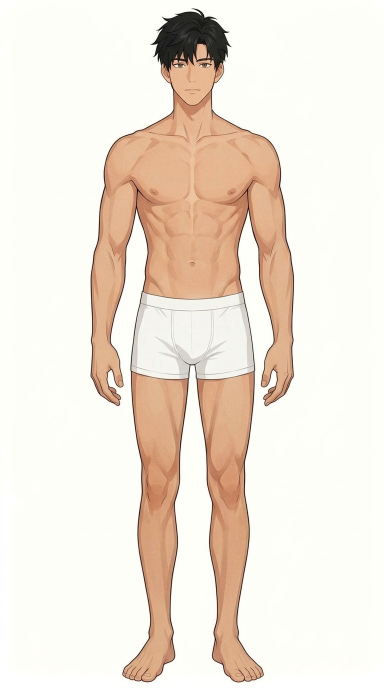
#> input picture image-input/bases/male_base.png, 768 x 1376 px (shown at 1/2 size); its folder holds 2 pictures in this run
$ python image_core.py
#> lines starting #> are read from the running program, lines starting #| are printed output that depends on the picture; after the words box and inside, x2 and y2 are one past the last pixel; in counts of white or black regions, pixels touching at a corner belong together
"""Deterministic image operations. Never redraw garment pixels or overwrite sources."""
from pathlib import Path
import numpy as np
from PIL import Image
from scipy import ndimage as ndi

CANVAS = (1080, 1920)


def remove_border_background(image, threshold=233):
    """Remove only bright pixels connected to the border; enclosed whites survive.

    Existing useful alpha is preserved exactly (including generated shoe feathering).
    No blanket white-keying, morphology or hole fill that could destroy garment detail.
    """
    rgba = np.array(image.convert('RGBA'))
    if (rgba[:, :, 3] == 0).mean() > .01:
        return Image.fromarray(rgba)
    bright = rgba[:, :, :3].min(axis=2) >= threshold
    seed = np.zeros_like(bright)
    seed[0, :] = bright[0, :]; seed[-1, :] = bright[-1, :]
    seed[:, 0] = bright[:, 0]; seed[:, -1] = bright[:, -1]
    outside = ndi.binary_propagation(seed, mask=bright)
    rgba[outside, 3] = 0
    return Image.fromarray(rgba)


def components(image, minimum_area=64):
    mask = np.asarray(image.getchannel('A')) > 127
    labels, count = ndi.label(mask)
    sizes = np.bincount(labels.ravel()); sizes[0] = 0
    result = []
    for label, sl in enumerate(ndi.find_objects(labels), 1):
        if sl is None or sizes[label] < minimum_area:
            continue
        y, x = sl
        result.append({'label': label, 'area': int(sizes[label]),
                       'box': (x.start, y.start, x.stop, y.stop)})
    return sorted(result, key=lambda x: x['area'], reverse=True), labels


def keep_components(image, min_fraction=.001):
    parts, labels = components(image)
    if not parts:
        raise ValueError('No foreground components detected')
    keep = [p['label'] for p in parts if p['area'] >= parts[0]['area'] * min_fraction]
    # Preserve antialias/alpha feathering immediately around the solid component.
    mask = ndi.binary_dilation(np.isin(labels, keep), iterations=2)
    rgba = np.array(image)
    rgba[~mask, 3] = 0
    return Image.fromarray(rgba)


def split_sheet(image):
    """Return reference character and garment region separated by an empty column gap.

    Left/right convention is explicitly supplied by the user. Does not guess item kind.
    """
    cutout = remove_border_background(image)
    a = np.asarray(cutout.getchannel('A')) > 127
    # Ignore isolated corner marks for gap detection by retaining significant components.
    parts, labels = components(cutout)
    if len(parts) < 2:
        raise ValueError('No separate reference and garment; manual crop required')
    substantial = [p['label'] for p in parts if p['area'] >= parts[0]['area'] * .02]
    occupied = np.isin(labels, substantial).any(axis=0)
    active = np.flatnonzero(occupied)
    gaps, n = ndi.label(~occupied)
    candidates = []
    for sl in ndi.find_objects(gaps):
        start, stop = sl[0].start, sl[0].stop
        if start > active[0] and stop < active[-1] and stop-start >= 3:
            candidates.append((stop-start, (start+stop)//2))
    if not candidates:
        # Projections may overlap although the silhouettes do not touch (a hand next
        # to a skirt). Split disconnected components using the declared left/right
        # sheet convention rather than cutting through either silhouette.
        major = sorted([p for p in parts if p['label'] in substantial], key=lambda p: p['box'][0])
        if len(major) != 2:
            raise ValueError('Ambiguous overlapping sheet; manual component selection required')
        outputs = []
        for part in major:
            mask = ndi.binary_dilation(labels == part['label'], iterations=2)
            rgba = np.array(cutout); rgba[~mask, 3] = 0
            outputs.append(Image.fromarray(rgba))
        return outputs[0], outputs[1], None
    divider = max(candidates)[1]
    left = keep_components(cutout.crop((0, 0, divider, image.height)))
    right = keep_components(cutout.crop((divider, 0, image.width, image.height)))
    return left, right, divider


def bbox(image):
    box = image.getchannel('A').point(lambda v: 255 if v > 127 else 0).getbbox()
    if box is None:
        raise ValueError('Empty foreground')
    return box


def remove_seeded_background(image, seeds, threshold=233):
    """Explicit reviewed background samples for enclosed base arm gaps only."""
    rgba = np.array(image.convert('RGBA'))
    bright = rgba[:, :, :3].min(axis=2) >= threshold
    seed = np.zeros_like(bright)
    for x, y in seeds:
        if not (0 <= x < image.width and 0 <= y < image.height) or not bright[y, x]:
            raise ValueError('Background seed does not select a bright pixel')
        seed[y, x] = True
    rgba[ndi.binary_propagation(seed, mask=bright), 3] = 0
    return Image.fromarray(rgba)


def normalize_base(image, background_seeds=()):
    cutout = keep_components(remove_seeded_background(remove_border_background(image), background_seeds))
    box = bbox(cutout)
    crop = cutout.crop(box)
    # Presentation margins, NOT anatomy: detected head/foot extent fills 1760px.
    scale = min(1760 / crop.height, 920 / crop.width)
    size = (round(crop.width*scale), round(crop.height*scale))
    canvas = Image.new('RGBA', CANVAS)
    position = ((CANVAS[0]-size[0])//2, (CANVAS[1]-size[1])//2)
    canvas.alpha_composite(crop.resize(size, Image.Resampling.LANCZOS), position)
    return canvas, {'source_bbox': list(box), 'scale': scale, 'position': list(position)}


def extract_all(root, output):
#> called with output = 'reports/p3a/extracted'
    import json
    root, output = Path(root), Path(output)
    output.mkdir(parents=True, exist_ok=True)
    metadata = {'bases': {}, 'items': []}
    import hashlib
    cleanup_path = root/'pipeline/base_cleanup.json'
    cleanup = json.loads(cleanup_path.read_text(encoding='utf-8')) if cleanup_path.exists() else {}
#> (reads pipeline/base_cleanup.json from the repository)
    for gender in ('male', 'female'):
        path = root/'image-input'/'bases'/f'{gender}_base.png'
        image = Image.open(path)
#> image is the input picture: PIL image 768x1376 RGB; mean R, G, B 240.2, 229.5, 217.3
        config = cleanup.get(gender, {})
        if config and hashlib.sha256(path.read_bytes()).hexdigest() != config['sha256']:
            raise ValueError('Base changed: reselect enclosed-background seeds')
        base, info = normalize_base(image, config.get('seeds', []))
#> in remove_border_background, `bright = rgba[:, :, :3].min(axis=2) >= threshold`:
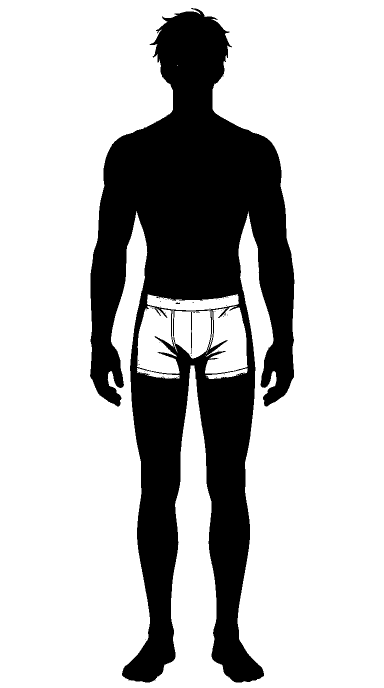
#> bright: shape (1376, 768) bool (shown at 1/2 size); 75.1% white; 53 black regions (50 under 20 px), largest, box (x1, y1, x2, y2) and area: (180, 16, 589, 1365) 263284, (382, 624, 384, 708) 151, (351, 605, 360, 608) 21
#> in remove_border_background, `seed[0, :] = bright[0, :]`: seed: shape (1376, 768) bool; 0.07% white in thin lines or dots, all inside (x1, y1, x2, y2) = (0, 0, 768, 1)
#> in remove_border_background, `seed[:, -1] = bright[:, -1]`:
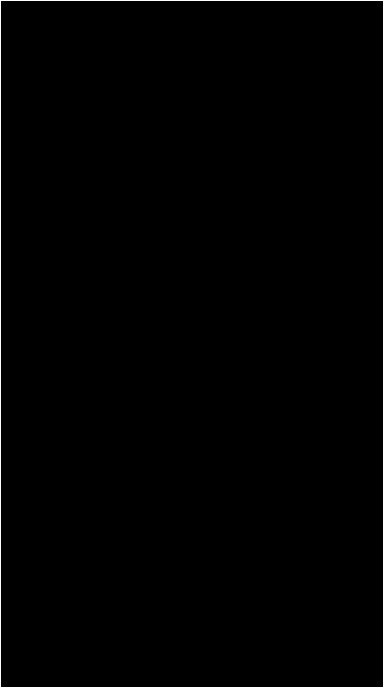
#> seed: shape (1376, 768) bool (shown at 1/2 size); 0.41% white in thin lines or dots
#> in remove_border_background, `outside = ndi.binary_propagation(seed, mask=bright)`:
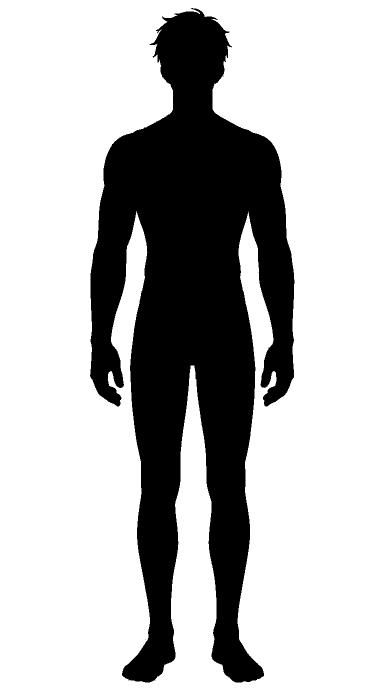
#> outside: shape (1376, 768) bool (shown at 1/2 size); 72.5% white; 4 black regions (3 under 20 px), largest, box (x1, y1, x2, y2) and area: (180, 16, 589, 1365) 290498
#> after the loop in remove_seeded_background, `for x, y in seeds:`: seed: shape (1376, 768) bool; every value is 0
#> in components, `labels, count = ndi.label(mask)`:
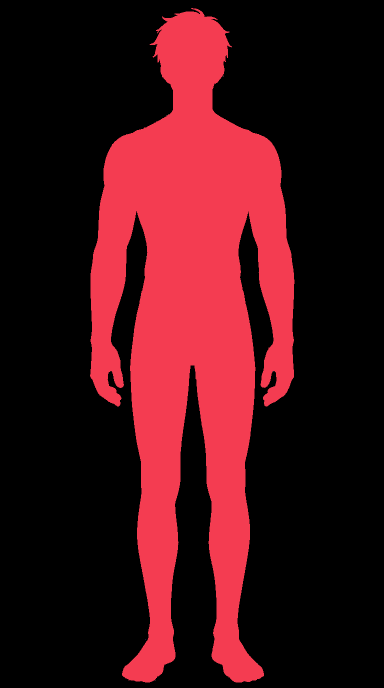
#> labels: shape (1376, 768) int32 (shown at 1/2 size); 10 distinct labels, from 0 to 9; one colour per label, 0 black
#> in components, `labels, count = ndi.label(mask)`: count = 9
#> in components, `sizes = np.bincount(labels.ravel())`: sizes = [766267, 290493, 1, 1, 1, 1, 1, 1, 1, 1]
#> the loop in components, `for label, sl in enumerate(ndi.find_objects(labels), 1):` made 9 passes
#> after the loop in components, `for label, sl in enumerate(ndi.find_objects(labels), 1):`: result = 1 item
#> in keep_components, `keep = [p['label'] for p in parts if p['area'] >= parts[0]['area'] * m..`: keep = [1]
#> in keep_components, `mask = ndi.binary_dilation(np.isin(labels, keep), iterations=2)`:
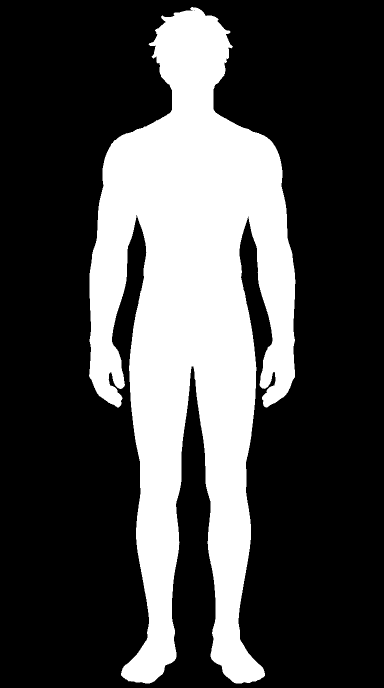
#> mask: shape (1376, 768) bool (shown at 1/2 size); 28.7% white; 1 white region, box (x1, y1, x2, y2) and area: (178, 14, 591, 1367) 302903
#> in keep_components, `rgba[~mask, 3] = 0`: rgba: shape (1376, 768, 4); mean R, G, B, A 240.2, 229.5, 217.3, 70.1
#> in bbox, `box = image.getchannel('A').point(lambda v: 255 if v > 127 else 0).get..`: box = (180, 16, 589, 1365)
#> in normalize_base, `crop = cutout.crop(box)`:
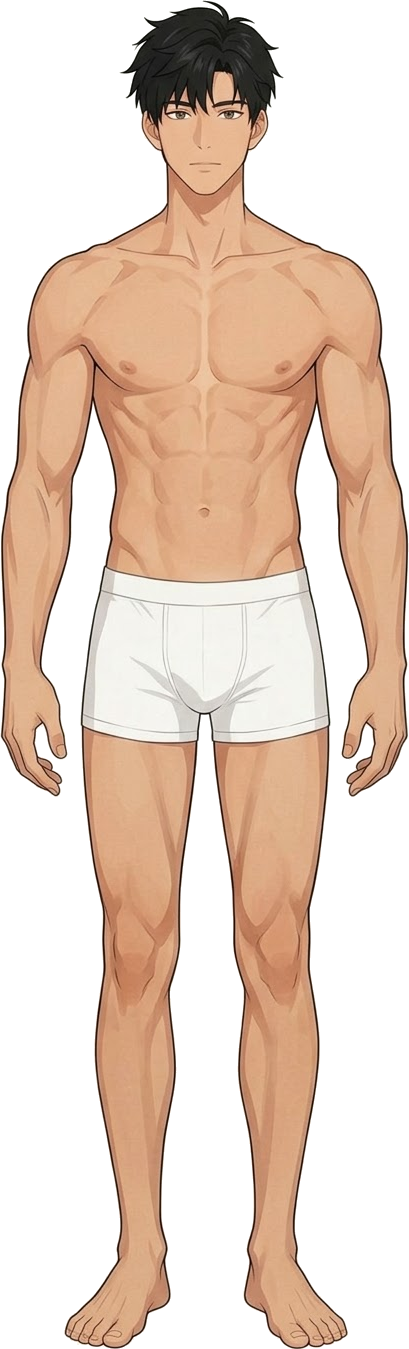
#> crop: PIL image 409x1349 RGBA; mean R, G, B, A 228.1, 206.9, 188.8, 134.3; transparent parts drawn white
#> in normalize_base, `canvas = Image.new('RGBA', CANVAS)`: canvas: PIL image 1080x1920 RGBA; every value is 0
#> in normalize_base, `canvas.alpha_composite(crop.resize(size, Image.Resampling.LANCZOS), po..`:
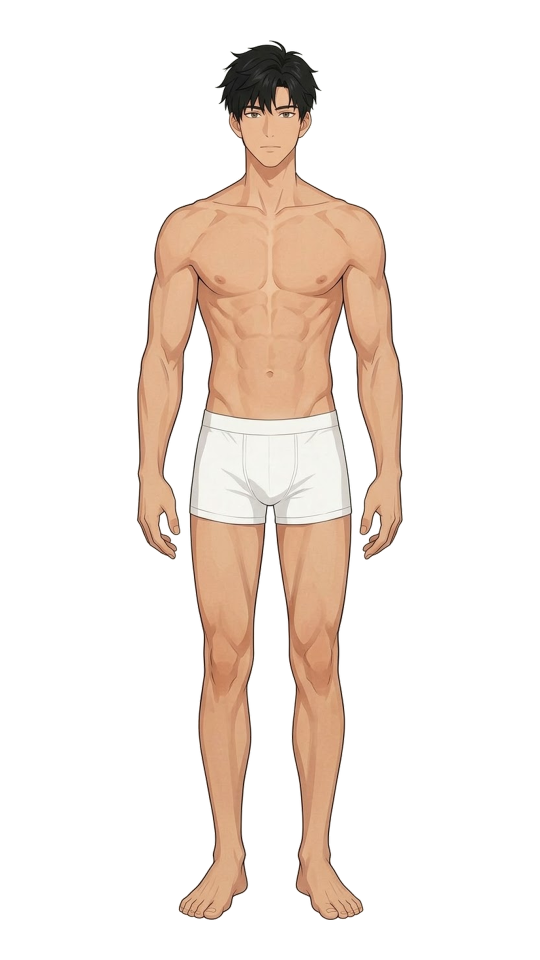
#> canvas: PIL image 1080x1920 RGBA (shown at 1/2 size); mean R, G, B, A 50.7, 40.8, 33.8, 60.8; transparent parts drawn white
#> info = {'source_bbox': [180, 16, 589, 1365], 'scale': 1.3, 'position': [273, 80]}
        info['background_cleanup'] = config
        base.save(output/f'{gender}_base.png')
        info['source_format'] = image.format
        metadata['bases'][gender] = info
#> pass 2 of the loop in extract_all, `for gender in ('male', 'female'):`:
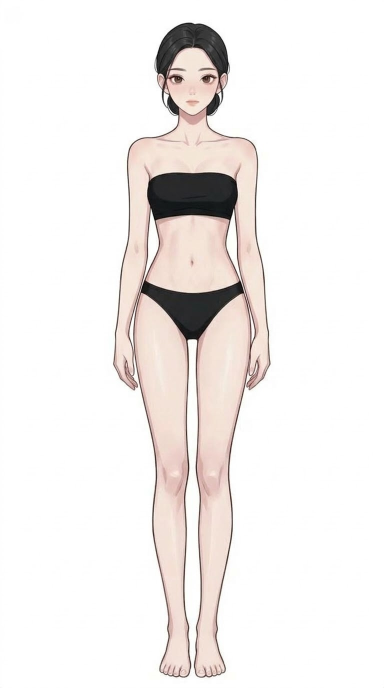
#> input picture image-input/bases/female_base.png, 768 x 1376 px (shown at 1/2 size)
#> in extract_all, image is the input picture: PIL image 768x1376 RGB; mean R, G, B 242.3, 238.6, 236.8
#> bright: shape (1376, 768) bool; 78% white; 11 black regions (10 under 20 px), largest, box (x1, y1, x2, y2) and area: (226, 44, 542, 1356) 232486
#> outside: shape (1376, 768) bool; 77.6% white; 11 black regions (10 under 20 px), largest, box (x1, y1, x2, y2) and area: (226, 44, 542, 1356) 236523
#> in components (call 2), `labels, count = ndi.label(mask)`:
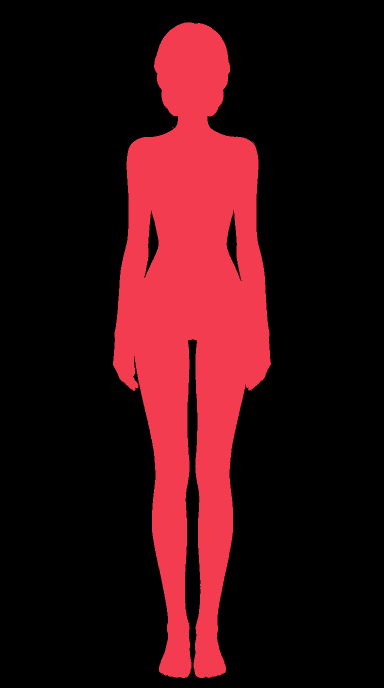
#> labels: shape (1376, 768) int32 (shown at 1/2 size); 13 distinct labels, from 0 to 12; one colour per label, 0 black
#> count = 12
#> sizes = [823224, 233532, 2, 1, 1, 1, 1, 1, 1, 1, 1, 1, 1]
#> the loop in components (call 2), `for label, sl in enumerate(ndi.find_objects(labels), 1):` made 12 passes
#> in normalize_base (call 2), `box = bbox(cutout)`: box = (226, 44, 542, 1356)
#> crop: PIL image 316x1312 RGBA
#> in normalize_base (call 2), `canvas.alpha_composite(crop.resize(size, Image.Resampling.LANCZOS), po..`:
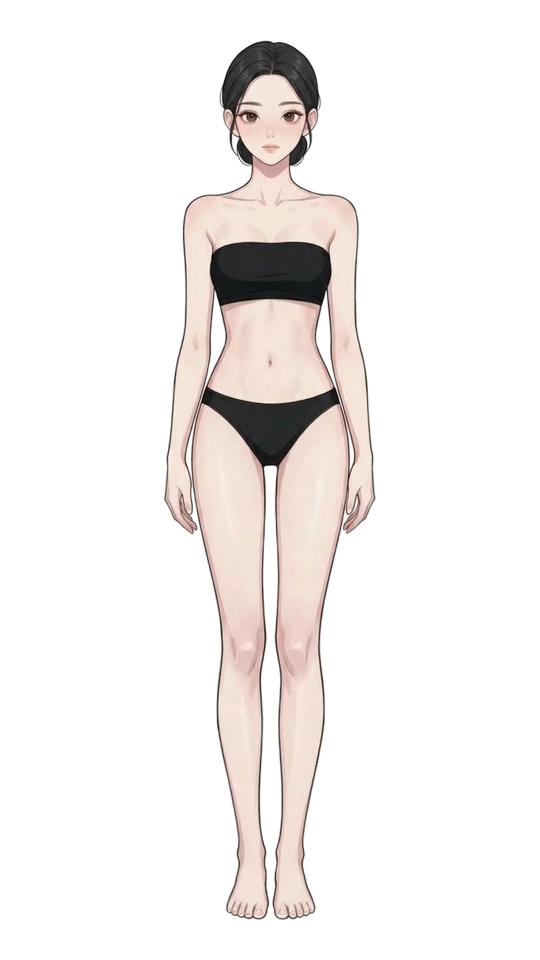
#> canvas: PIL image 1080x1920 RGBA (shown at 1/2 size); mean R, G, B, A 41.6, 38.2, 36.6, 51.7; transparent parts drawn white
#> info = {'source_bbox': [226, 44, 542, 1356], 'scale': 1.34, 'position': [328, 80]}
    mappings = json.loads((root/'pipeline/source_map.json').read_text(encoding='utf-8'))
#> (reads pipeline/source_map.json from the repository)
    for entry in mappings:
#> (the run stopped early here; a loop or call above may not have finished)
